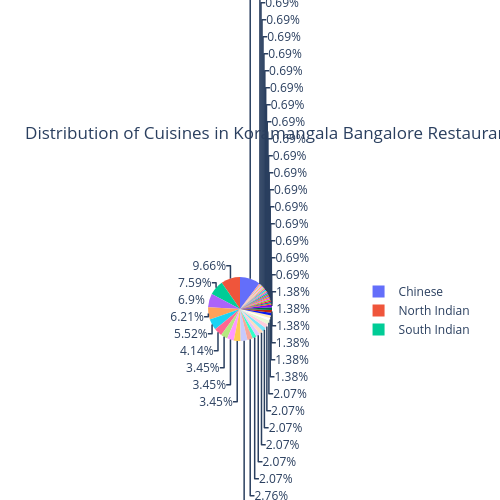

The notebook cell saved with this chart:
### Markdown cell above
**Insight**: Chinese (15) and North Indian (14) top Koramangala too, but with a deeper second tier than BTM or HSR — South Indian (11), Biryani (10), Fast Food (9), and Desserts (8) all have meaningful representation. Combined with 30+ cuisines overall, this confirms Koramangala as the most cuisine-diverse hub, not just the busiest.

### Code cell
fig= px.pie(
    data_frame=df_Cuisine_Koramangala,
    names=df_Cuisine_Koramangala["Cuisine"],
    values=df_Cuisine_Koramangala["Count"],
    title="Distribution of Cuisines in Koramangala Bangalore Restaurants", height=500,width=500
)


fig.show()

### Figure 1 — Plotly figure (JSON) as saved in the notebook; plotly's stock layout.template omitted (floating-point values rounded to 4 significant figures)
{"data": [{"domain": {"x": [0, 1], "y": [0, 1]}, "hovertemplate": "Cuisine=%{label}<br>Count=%{value}<extra></extra>", "labels": ["Sweets", "South Indian", "North Indian", "Fast Food", "Beverages", "Jain", "Chinese", "Thai", "Pizzas", "Italian", "Mexican", "Desserts", "Andhra", "Biryani", "Seafood", "Arabian", "Healthy Food", "American", "Snacks", "Mughlai", "Asian", "Continental", "Mediterranean", "Lebanese", "Bakery", "Cafe", "Salads", "Pastas", "Punjabi", "Hyderabadi", "Kerala", "Turkish", "Portuguese", "Grill", "Home Food", "Indian", "Ice Cream", "Juices", "Chaat", "Kebabs", "Pan-Asian", "Oriental"], "legendgroup": "", "name": "", "showlegend": true, "type": "pie", "values": [1, 11, 14, 9, 5, 1, 15, 2, 5, 4, 3, 8, 5, 10, 5, 1, 3, 6, 3, 3, 3, 3, 1, 1, 1, 2, 2, 1, 1, 1, 1, 1, 1, 1, 1, 2, 2, 1, 1, 1, 2, 1]}], "layout": {"height": 500, "legend": {"tracegroupgap": 0}, "title": {"text": "Distribution of Cuisines in Koramangala Bangalore Restaurants"}, "width": 500}}
